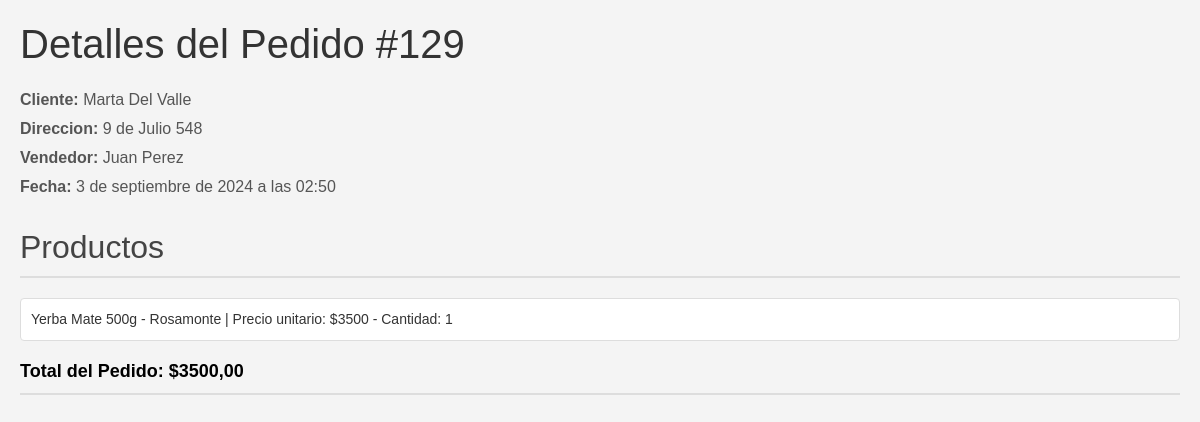
Screenshot of /gestion/pedido/129/ with the database file from the repository.
### gestion/models.py (models this page shows, shortened)
class Pedido(models.Model):
    fecha = models.DateTimeField(auto_now_add=True)
    total = models.DecimalField(max_digits=10, decimal_places=2)
    cliente = models.ForeignKey(Cliente, on_delete=models.CASCADE)
    vendedor = models.ForeignKey(Vendedor, on_delete=models.CASCADE)
    productos = models.ManyToManyField(Producto, through='PedidoProducto')

class Cliente(models.Model):
    nombre=models.CharField(max_length=30)
    zona=models.CharField(max_length=30)
    direccion=models.CharField(max_length=30)
    telefono=models.IntegerField(null=True)

class Vendedor(models.Model):
    nombre=models.CharField(max_length=30)
    dni=models.IntegerField(unique=True, default=99999999)

class PedidoProducto(models.Model):
    pedido = models.ForeignKey(Pedido, on_delete=models.CASCADE)
    producto = models.ForeignKey(Producto, on_delete=models.CASCADE)
    cantidad = models.PositiveIntegerField()
    precio_unitario = models.IntegerField()
    class Meta:
        unique_together = ('pedido', 'producto')

class Producto(models.Model):
    marca=models.CharField(max_length=20, blank=True)
    nombre=models.CharField(max_length=20)
    descripcion=models.CharField(max_length=50, blank=True)
    precio=models.IntegerField()
    codigo=models.IntegerField(unique=True)
    stock=models.IntegerField()

### gestion/views.py (the view)
# urls.py: path('pedido/<int:pedido_id>/', ver_pedido, name='ver_pedido'),
def ver_pedido(request, pedido_id):
    pedido = get_object_or_404(Pedido, id=pedido_id)
    productos_pedido = PedidoProducto.objects.filter(pedido=pedido)
    context = {
        'pedido': pedido,
        'productos_pedido': productos_pedido,
    }
    return render(request, 'gestion/ped-detalle.html', context)

### templates/gestion/ped-detalle.html (shortened to what this page needs)
<!DOCTYPE html>
<html lang="es">
<head>
    {% load static %}
    <link href="https://cdn.jsdelivr.net/npm/bootstrap@5.3.3/dist/css/bootstrap.min.css" rel="stylesheet">
    <link rel="stylesheet" type="text/css" href={% static "css/ped-detalles.css" %} />
</head>
<body>
    <h1>Detalles del Pedido #{{ pedido.id }}</h1>
    <p><strong>Cliente:</strong> {{ pedido.cliente.nombre }}</p>
    <p><strong>Direccion:</strong> {{ pedido.cliente.direccion }}</p>
    <p><strong>Vendedor:</strong> {{ pedido.vendedor.nombre }}</p>
    <p><strong>Fecha:</strong> {{ pedido.fecha }}</p>
    <br>
    <h2>Productos</h2>
    <ul>
        {% for item in pedido.pedidoproducto_set.all %}
            <li>{{ item.producto.nombre }} - {{ item.producto.marca }} | Precio unitario: ${{ item.precio_unitario }} - Cantidad: {{ item.cantidad }} </li>
        {% endfor %}
    </ul>
    <h3>Total del Pedido: ${{ pedido.total }}</h3>
</body>
</html>

### static/css/ped-detalles.css (style rules this page uses)
body { font-family: Arial, sans-serif; margin: 0; padding: 20px; background-color: #f4f4f4; }
h1 { color: #333; margin-bottom: 20px; }
p { font-size: 16px; color: #555; margin: 5px 0; }
h2, h3 { color: #444; border-bottom: 2px solid #ddd; padding-bottom: 10px; margin-bottom: 20px; }
ul { list-style-type: none; padding: 0; margin: 0; }
li { background-color: #fff; border: 1px solid #ddd; border-radius: 4px; padding: 10px; margin-bottom: 10px; font-size: 14px; color: #333; }
h3 { font-size: 18px; font-weight: bold; color: #000; margin-top: 20px; }

### rows the page displays
Pedido: id "129", cliente.nombre "Marta Del Valle", cliente.direccion "9 de Julio 548", vendedor.nombre "Juan Perez", fecha "3 de septiembre de 2024 a las 02:50", total "3500,00"
PedidoProducto: producto.nombre "Yerba Mate 500g", producto.marca "Rosamonte", precio_unitario "3500", cantidad "1"
